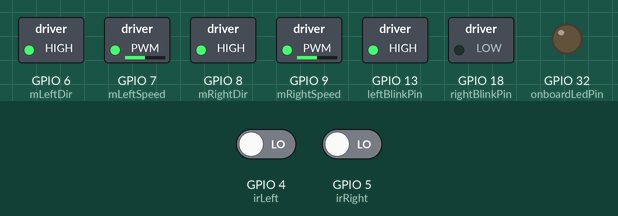
This sketch was run on a simulated ESP32. Parts: switched loads named in the sketch (green lamp = pin HIGH), output pins drawn as LEDs (lit = HIGH). Dashed ring = blinking. The test bench sets the inputs (shaded band); at power-on: GPIO 4 (irLeft) LOW, GPIO 5 (irRight) LOW.

Above: at 1.2 s.
1.3 s: GPIO 4 (irLeft) driven HIGH
At 2.5 s:
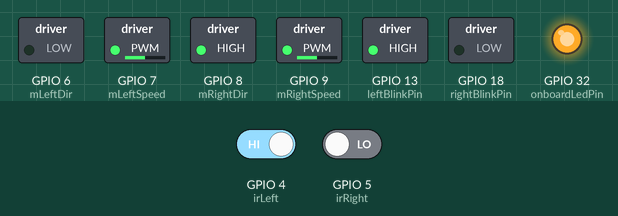
4.3 s: GPIO 5 (irRight) driven HIGH
At 4.7 s:
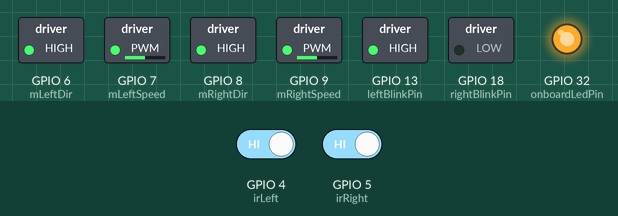
7.3 s: GPIO 4 (irLeft) driven LOW
At 8.5 s:
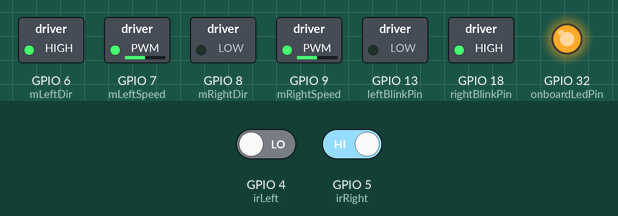
10.3 s: GPIO 5 (irRight) driven LOW
At 11.0 s:
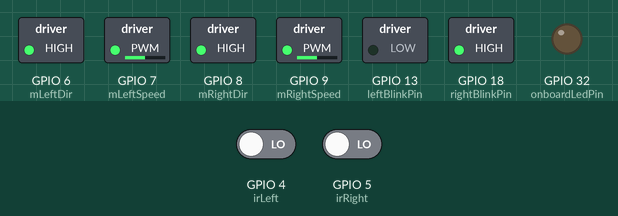
13.3 s: GPIO 5 (irRight) driven HIGH
At 15.3 s:
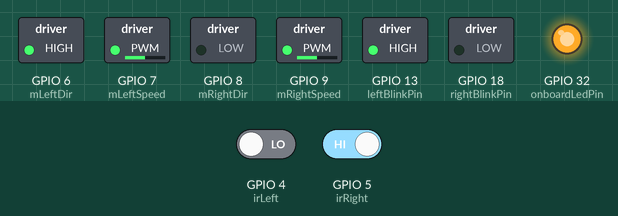
Timing chart, 0 to 17.3 s (numbered marks = the images above; inputs shaded):
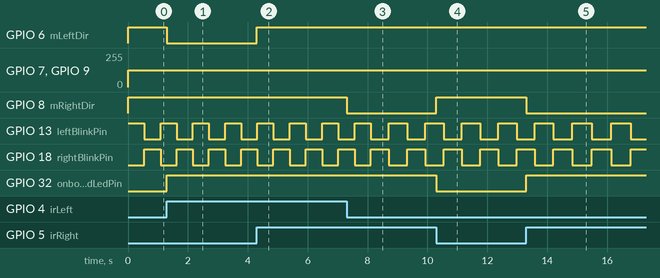

The sketch:

path_following.ino
```cpp
//
//   This program will make the robot follow a black line on the ground! If the robot
//   sees a line on the left, it'll turn left. If it sees a line on the right, it'll
//   turn right. Otherwise, it will drive straight because it assumes the line is
//   right beneath it.
//

// These are the pins that the LEDs are hooked up to on the Pico.
int onboardLedPin = 32;
int leftBlinkPin = 13;
int rightBlinkPin = 18;

// These are the pins for the IR proximity sensors.
int irLeft = 4;
int irRight = 5;

// These are the pins for the motor driver board. There are two pins per wheel, one for the direction, and the
// other for speed.
int mLeftDir = 6;
int mLeftSpeed = 7;
int mRightDir = 8;
int mRightSpeed = 9;

// This variable keeps track of how much time has passed each loop so we can time certain things to happen at
// specific times (blinking LEDs, moving motors, etc.).
int timer = 0;

// Setup all of our pins to be inputs or outputs.
// Everything inside the curly braces ({ ... }) of the setup function runs ONCE.
void setup() {
  pinMode(onboardLedPin, OUTPUT);
  pinMode(leftBlinkPin, OUTPUT);
  pinMode(rightBlinkPin, OUTPUT);

  pinMode(irLeft, INPUT);
  pinMode(irRight, INPUT);

  pinMode(mLeftDir, OUTPUT);
  pinMode(mLeftSpeed, OUTPUT);
  pinMode(mRightDir, OUTPUT);
  pinMode(mRightSpeed, OUTPUT);
}

// Everything inside the curly braces ({ ... }) of the loop function runs FOREVER.
void loop() {
  // Blink the left and right LEDs in an alternating sequence every 1 second
  if (timer < 500){
    digitalWrite(leftBlinkPin, HIGH);
    digitalWrite(rightBlinkPin, LOW);
  } else{
    digitalWrite(leftBlinkPin, LOW);
    digitalWrite(rightBlinkPin, HIGH);
  }

  // Indicator for IR sensors on Pico
  // If either of the IR proximity sensors detect an object, turn the builtin LED on the Pico on
  if (digitalRead(irLeft)){
    digitalWrite(onboardLedPin, HIGH);
  } else if (digitalRead(irRight)) {
    digitalWrite(onboardLedPin, HIGH);
  } else {
    digitalWrite(onboardLedPin, LOW);
  }

  // Turning logic:
  // If the left IR sensor does not detect the line and the right one does, TURN RIGHT
  if (digitalRead(irLeft) && !digitalRead(irRight)){
    rover_right();
  // If the left IR sensor detects the line but the right one does not, TURN LEFT
  } else if (!digitalRead(irLeft) && digitalRead(irRight)) {
    rover_left();
  // Otherwise, drive straight
  } else {
    rover_straight();
  }

  // This timer variable will count up to 1000. When it hits 1000, reset it to 0.
  // Increase this variable by 1 every 1 millisecond. So this will reach 500 after .5 seconds, 1000 after 1 second, etc..
  if (timer > 1000){
    timer = 0;
  } else{
    timer++;
  }
  delay(1);

}


// Here is our code to make the rover move. First we need to set the direction for each motor. HIGH is forwards, LOW is backwards.
// Then we set the speed of each motor from 0 - 255. 0 is stopped, 255 is full speed, 127 is half speed, etc..
void rover_stop() {
    digitalWrite(mLeftDir, HIGH);
    digitalWrite(mRightDir, HIGH);
    analogWrite(mLeftSpeed, 0);
    analogWrite(mRightSpeed, 0);
}

void rover_straight() {
    digitalWrite(mLeftDir, HIGH);
    digitalWrite(mRightDir, HIGH);
    analogWrite(mLeftSpeed, 127);
    analogWrite(mRightSpeed, 127);
}

void rover_right() {
    digitalWrite(mLeftDir, LOW);
    digitalWrite(mRightDir, HIGH);
    analogWrite(mLeftSpeed, 127);
    analogWrite(mRightSpeed, 127);
}

void rover_left() {
    digitalWrite(mLeftDir, HIGH);
    digitalWrite(mRightDir, LOW);
    analogWrite(mLeftSpeed, 127);
    analogWrite(mRightSpeed, 127);
}
```

Measured:
- after the input at 1.3 s, GPIO 6 (mLeftDir): HIGH → LOW at once; GPIO 32 (onboardLedPin): LOW → HIGH at once
- after the input at 4.3 s, GPIO 6 (mLeftDir): LOW → HIGH at once
- after the input at 7.3 s, GPIO 8 (mRightDir): HIGH → LOW at once
- after the input at 10.3 s, GPIO 8 (mRightDir): LOW → HIGH at once; GPIO 32 (onboardLedPin): HIGH → LOW at once
- after the input at 13.3 s, GPIO 8 (mRightDir): HIGH → LOW at once; GPIO 32 (onboardLedPin): LOW → HIGH at once
- by itself, GPIO 13 (leftBlinkPin): alternates HIGH for 0.65 s and LOW for 0.64 s
- by itself, GPIO 18 (rightBlinkPin): alternates HIGH for 0.64 s and LOW for 0.65 s
